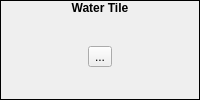
          <widget class="QFrame" name="frame_42">
           <property name="sizePolicy">
            <sizepolicy hsizetype="Preferred" vsizetype="Preferred">
             <horstretch>0</horstretch>
             <verstretch>0</verstretch>
            </sizepolicy>
           </property>
           <property name="frameShape">
            <enum>QFrame::Box</enum>
           </property>
           <property name="frameShadow">
            <enum>QFrame::Plain</enum>
           </property>
           <layout class="QVBoxLayout" name="verticalLayout_75">
            <property name="spacing">
             <number>0</number>
            </property>
            <property name="margin">
             <number>0</number>
            </property>
            <item>
             <widget class="QLabel" name="label_42">
              <property name="sizePolicy">
               <sizepolicy hsizetype="Preferred" vsizetype="Fixed">
                <horstretch>0</horstretch>
                <verstretch>0</verstretch>
               </sizepolicy>
              </property>
              <property name="font">
               <font>
                <weight>75</weight>
                <bold>true</bold>
               </font>
              </property>
              <property name="text">
               <string>Water Tile</string>
              </property>
              <property name="alignment">
               <set>Qt::AlignCenter</set>
              </property>
             </widget>
            </item>
            <item>
             <widget class="QWidget" name="widget_51" native="true">
              <layout class="QHBoxLayout" name="horizontalLayout_10">
               <property name="spacing">
                <number>0</number>
               </property>
               <property name="margin">
                <number>0</number>
               </property>
               <item>
                <widget class="TileButton" name="tbWaterTile">
                 <property name="text">
                  <string>...</string>
                 </property>
                 <property name="icon">
                  <iconset resource="gui_icons.qrc">
                   <normaloff>:/icons/addtile.png</normaloff>:/icons/addtile.png</iconset>
                 </property>
                 <property name="iconSize">
                  <size>
                   <width>32</width>
                   <height>32</height>
                  </size>
                 </property>
                </widget>
               </item>
              </layout>
             </widget>
            </item>
           </layout>
          </widget>
